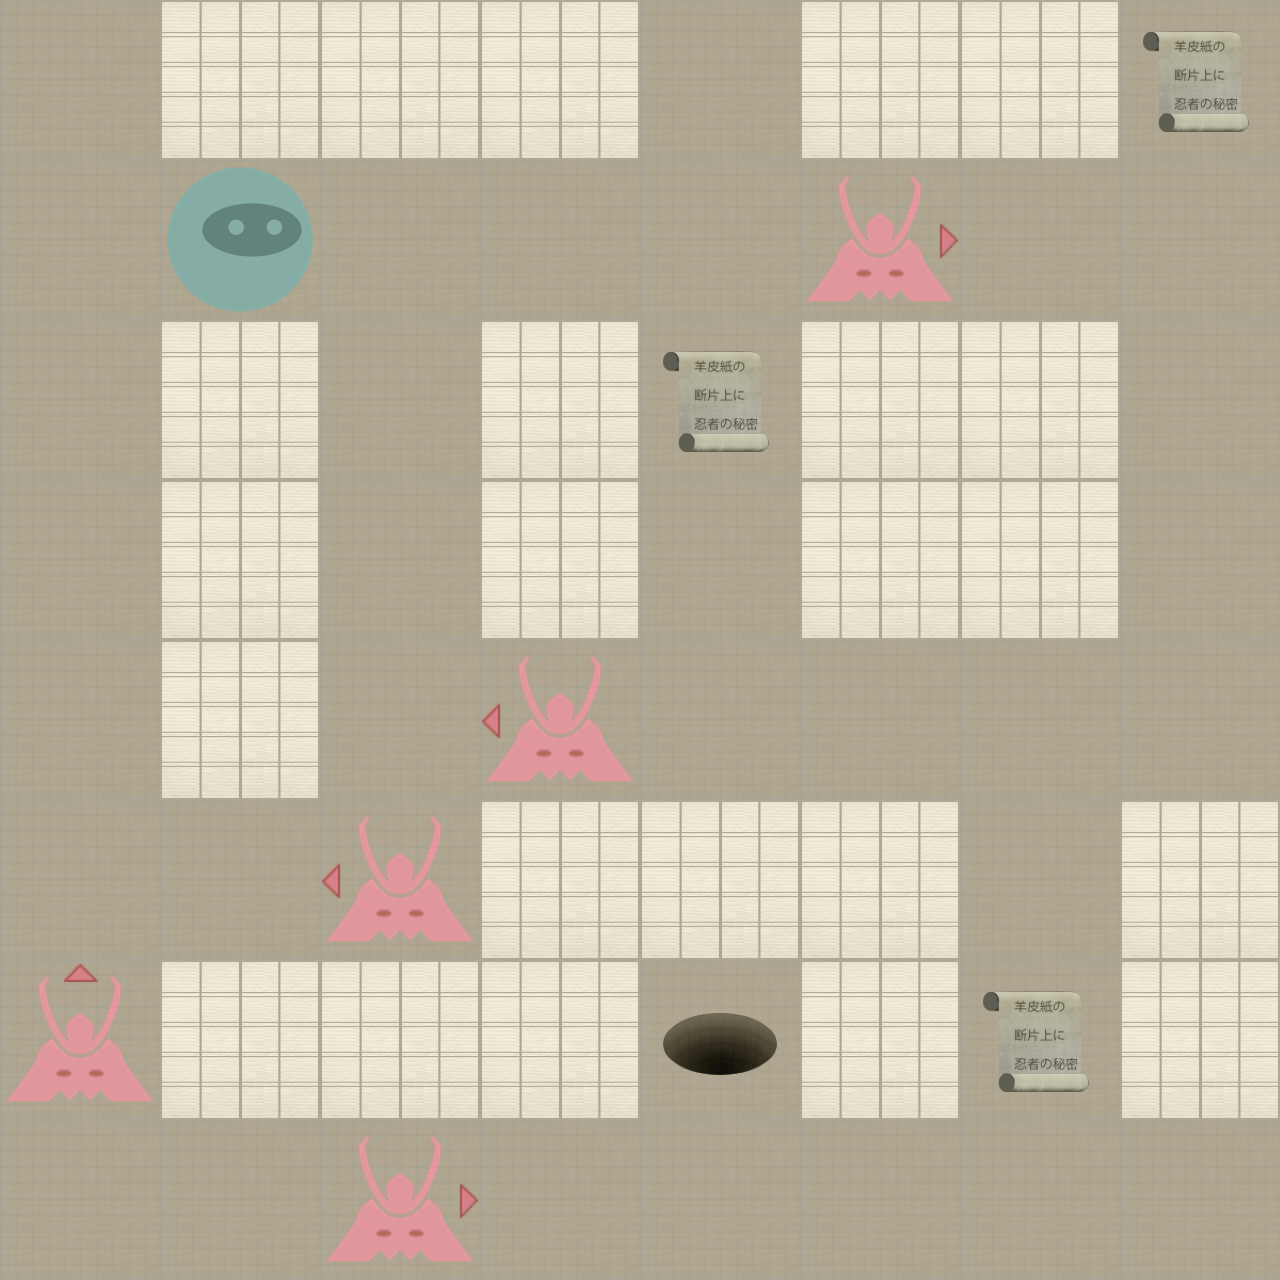

A 2D game scene composited from a Tiled map and its tileset images. What follows is a short description and the map's XML, with each tile layer's data collapsed to a summary:
An orthogonal 8x8 tile map with 160x160 px tiles, 2 tile layers (Level, Actors).

<map version="1.0" orientation="orthogonal" width="8" height="8" tilewidth="160" tileheight="160">
 <properties>
  <property name="moves" value="24" />
 </properties>
 <tileset firstgid="1" name="tiles" tilewidth="160" tileheight="160" spacing="2" margin="2">
  <image source="tiles-ipadhd.png" width="1024" height="1024" />
  <tile id="0">
   <properties>
    <property name="actor" value="exit" />
   </properties>
  </tile>
  <tile id="2">
   <properties>
    <property name="actor" value="guard" />
    <property name="direction" value="down" />
   </properties>
  </tile>
  <tile id="3">
   <properties>
    <property name="actor" value="guard" />
    <property name="direction" value="left" />
   </properties>
  </tile>
  <tile id="4">
   <properties>
    <property name="actor" value="guard" />
    <property name="direction" value="right" />
   </properties>
  </tile>
  <tile id="5">
   <properties>
    <property name="actor" value="guard" />
    <property name="direction" value="up" />
   </properties>
  </tile>
  <tile id="7">
   <properties>
    <property name="actor" value="player" />
   </properties>
  </tile>
  <tile id="8">
   <properties>
    <property name="actor" value="scroll" />
   </properties>
  </tile>
  <tile id="9">
   <properties>
    <property name="wall" value="1" />
   </properties>
  </tile>
 </tileset>
 <layer name="Level" width="8" height="8">
  <data>[64 cells, 64 non-empty, 2 distinct tile ids]</data>
 </layer>
 <layer name="Actors" width="8" height="8">
  <data>[64 cells, 10 non-empty, 6 distinct tile ids]</data>
 </layer>
</map>
